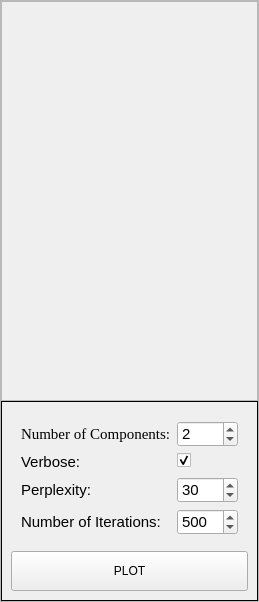
                         <widget class="QWidget" name="TSNE">
                          <layout class="QVBoxLayout" name="verticalLayout_18">
                           <property name="leftMargin">
                            <number>0</number>
                           </property>
                           <property name="topMargin">
                            <number>0</number>
                           </property>
                           <property name="rightMargin">
                            <number>0</number>
                           </property>
                           <property name="bottomMargin">
                            <number>0</number>
                           </property>
                           <item>
                            <widget class="QFrame" name="frame_12">
                             <property name="frameShape">
                              <enum>QFrame::StyledPanel</enum>
                             </property>
                             <property name="frameShadow">
                              <enum>QFrame::Raised</enum>
                             </property>
                             <layout class="QVBoxLayout" name="verticalLayout_17">
                              <property name="spacing">
                               <number>0</number>
                              </property>
                              <property name="leftMargin">
                               <number>0</number>
                              </property>
                              <property name="topMargin">
                               <number>0</number>
                              </property>
                              <property name="rightMargin">
                               <number>0</number>
                              </property>
                              <property name="bottomMargin">
                               <number>0</number>
                              </property>
                              <item>
                               <widget class="GraphFrameContainerTSNE" name="graphTSNE">
                                <property name="minimumSize">
                                 <size>
                                  <width>0</width>
                                  <height>400</height>
                                 </size>
                                </property>
                                <property name="maximumSize">
                                 <size>
                                  <width>16777215</width>
                                  <height>500</height>
                                 </size>
                                </property>
                                <property name="frameShape">
                                 <enum>QFrame::StyledPanel</enum>
                                </property>
                                <property name="frameShadow">
                                 <enum>QFrame::Raised</enum>
                                </property>
                               </widget>
                              </item>
                              <item>
                               <widget class="QFrame" name="formTSNE">
                                <property name="styleSheet">
                                 <string notr="true">QFrame {
border: 1px solid outline;
}

QLabel {
border: none;
font-size: 15px;
}

QSpinBox {
font-size: 15px;
}</string>
                                </property>
                                <property name="frameShape">
                                 <enum>QFrame::StyledPanel</enum>
                                </property>
                                <property name="frameShadow">
                                 <enum>QFrame::Raised</enum>
                                </property>
                                <layout class="QVBoxLayout" name="verticalLayout_22">
                                 <item>
                                  <layout class="QFormLayout" name="formLayout">
                                   <property name="leftMargin">
                                    <number>10</number>
                                   </property>
                                   <property name="topMargin">
                                    <number>10</number>
                                   </property>
                                   <property name="rightMargin">
                                    <number>10</number>
                                   </property>
                                   <property name="bottomMargin">
                                    <number>10</number>
                                   </property>
                                   <item row="0" column="0">
                                    <widget class="QLabel" name="numberOfComponentsLabel">
                                     <property name="font">
                                      <font>
                                       <family>times</family>
                                       <pointsize>-1</pointsize>
                                      </font>
                                     </property>
                                     <property name="text">
                                      <string>Number of Components:</string>
                                     </property>
                                    </widget>
                                   </item>
                                   <item row="0" column="1">
                                    <widget class="QSpinBox" name="numberOfComponentsSpinBox">
                                     <property name="value">
                                      <number>2</number>
                                     </property>
                                    </widget>
                                   </item>
                                   <item row="1" column="0">
                                    <widget class="QLabel" name="verboseLabel">
                                     <property name="text">
                                      <string>Verbose:</string>
                                     </property>
                                    </widget>
                                   </item>
                                   <item row="1" column="1">
                                    <widget class="QCheckBox" name="verboseCheckBox">
                                     <property name="checked">
                                      <bool>true</bool>
                                     </property>
                                     <property name="tristate">
                                      <bool>false</bool>
                                     </property>
                                    </widget>
                                   </item>
                                   <item row="2" column="0">
                                    <widget class="QLabel" name="perplexityLabel">
                                     <property name="text">
                                      <string>Perplexity:</string>
                                     </property>
                                    </widget>
                                   </item>
                                   <item row="2" column="1">
                                    <widget class="QSpinBox" name="perplexitySpinBox">
                                     <property name="value">
                                      <number>30</number>
                                     </property>
                                    </widget>
                                   </item>
                                   <item row="3" column="0">
                                    <widget class="QLabel" name="numberOfIterationsLabel">
                                     <property name="text">
                                      <string>Number of Iterations:</string>
                                     </property>
                                    </widget>
                                   </item>
                                   <item row="3" column="1">
                                    <widget class="QSpinBox" name="numberOfIterationsSpinBox">
                                     <property name="maximum">
                                      <number>2000</number>
                                     </property>
                                     <property name="value">
                                      <number>500</number>
                                     </property>
                                    </widget>
                                   </item>
                                  </layout>
                                 </item>
                                 <item>
                                  <widget class="QPushButton" name="plot_button">
                                   <property name="minimumSize">
                                    <size>
                                     <width>0</width>
                                     <height>40</height>
                                    </size>
                                   </property>
                                   <property name="cursor">
                                    <cursorShape>PointingHandCursor</cursorShape>
                                   </property>
                                   <property name="text">
                                    <string>PLOT</string>
                                   </property>
                                  </widget>
                                 </item>
                                </layout>
                               </widget>
                              </item>
                             </layout>
                            </widget>
                           </item>
                          </layout>
                         </widget>
